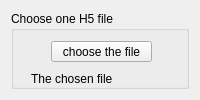
      <widget class="QWidget" name="tab_5">
       <attribute name="title">
        <string>Network Visualization</string>
       </attribute>
       <layout class="QHBoxLayout" name="horizontalLayout_9">
        <item>
         <widget class="QGroupBox" name="groupBox_5">
          <property name="title">
           <string>Choose one H5 file</string>
          </property>
          <widget class="QGroupBox" name="groupBox_7">
           <property name="geometry">
            <rect>
             <x>20</x>
             <y>60</y>
             <width>151</width>
             <height>91</height>
            </rect>
           </property>
           <property name="title">
            <string>The chosen file</string>
           </property>
           <widget class="QTextEdit" name="textEdit_2">
            <property name="geometry">
             <rect>
              <x>0</x>
              <y>20</y>
              <width>151</width>
              <height>71</height>
             </rect>
            </property>
           </widget>
          </widget>
          <widget class="QGroupBox" name="groupBox_2">
           <property name="geometry">
            <rect>
             <x>10</x>
             <y>170</y>
             <width>191</width>
             <height>51</height>
            </rect>
           </property>
           <property name="title">
            <string>Visualization of Weights</string>
           </property>
           <widget class="QPushButton" name="wy2">
            <property name="geometry">
             <rect>
              <x>20</x>
              <y>20</y>
              <width>151</width>
              <height>21</height>
             </rect>
            </property>
            <property name="text">
             <string>Show the Weights</string>
            </property>
           </widget>
          </widget>
          <widget class="QGroupBox" name="groupBox_8">
           <property name="geometry">
            <rect>
             <x>10</x>
             <y>230</y>
             <width>191</width>
             <height>211</height>
            </rect>
           </property>
           <property name="title">
            <string>Visualization of Architecture</string>
           </property>
           <widget class="QPushButton" name="wy3">
            <property name="geometry">
             <rect>
              <x>20</x>
              <y>20</y>
              <width>151</width>
              <height>23</height>
             </rect>
            </property>
            <property name="text">
             <string>Show the Layers' Names</string>
            </property>
           </widget>
           <widget class="QListView" name="listView_2">
            <property name="geometry">
             <rect>
              <x>20</x>
              <y>50</y>
              <width>151</width>
              <height>121</height>
             </rect>
            </property>
           </widget>
           <widget class="QPushButton" name="wy4">
            <property name="geometry">
             <rect>
              <x>20</x>
              <y>180</y>
              <width>151</width>
              <height>23</height>
             </rect>
            </property>
            <property name="text">
             <string>Show the Plot</string>
            </property>
           </widget>
          </widget>
          <widget class="QGroupBox" name="groupBox_9">
           <property name="geometry">
            <rect>
             <x>10</x>
             <y>460</y>
             <width>191</width>
             <height>51</height>
            </rect>
           </property>
           <property name="title">
            <string>DeepVisualization</string>
           </property>
           <widget class="QPushButton" name="wy5">
            <property name="geometry">
             <rect>
              <x>20</x>
              <y>20</y>
              <width>151</width>
              <height>23</height>
             </rect>
            </property>
            <property name="text">
             <string>Show Subset Selection</string>
            </property>
           </widget>
          </widget>
          <widget class="MatplotlibWidget" name="matplotlibwidget_static" native="true">
           <property name="geometry">
            <rect>
             <x>540</x>
             <y>20</y>
             <width>301</width>
             <height>581</height>
            </rect>
           </property>
           <widget class="MatplotlibWidget" name="matplotlibwidget_static_2" native="true">
            <property name="geometry">
             <rect>
              <x>-270</x>
              <y>10</y>
              <width>961</width>
              <height>591</height>
             </rect>
            </property>
           </widget>
          </widget>
          <widget class="QSlider" name="horizontalSlider_3">
           <property name="geometry">
            <rect>
             <x>320</x>
             <y>540</y>
             <width>531</width>
             <height>22</height>
            </rect>
           </property>
           <property name="orientation">
            <enum>Qt::Horizontal</enum>
           </property>
          </widget>
          <widget class="QLCDNumber" name="lcdNumber_3">
           <property name="geometry">
            <rect>
             <x>890</x>
             <y>540</y>
             <width>71</width>
             <height>23</height>
            </rect>
           </property>
          </widget>
          <widget class="MatplotlibWidget" name="matplotlibwidget_static_3" native="true">
           <property name="geometry">
            <rect>
             <x>350</x>
             <y>10</y>
             <width>741</width>
             <height>571</height>
            </rect>
           </property>
          </widget>
          <widget class="QPushButton" name="wyh5">
           <property name="geometry">
            <rect>
             <x>40</x>
             <y>30</y>
             <width>101</width>
             <height>21</height>
            </rect>
           </property>
           <property name="text">
            <string>choose the file</string>
           </property>
          </widget>
         </widget>
        </item>
       </layout>
      </widget>
